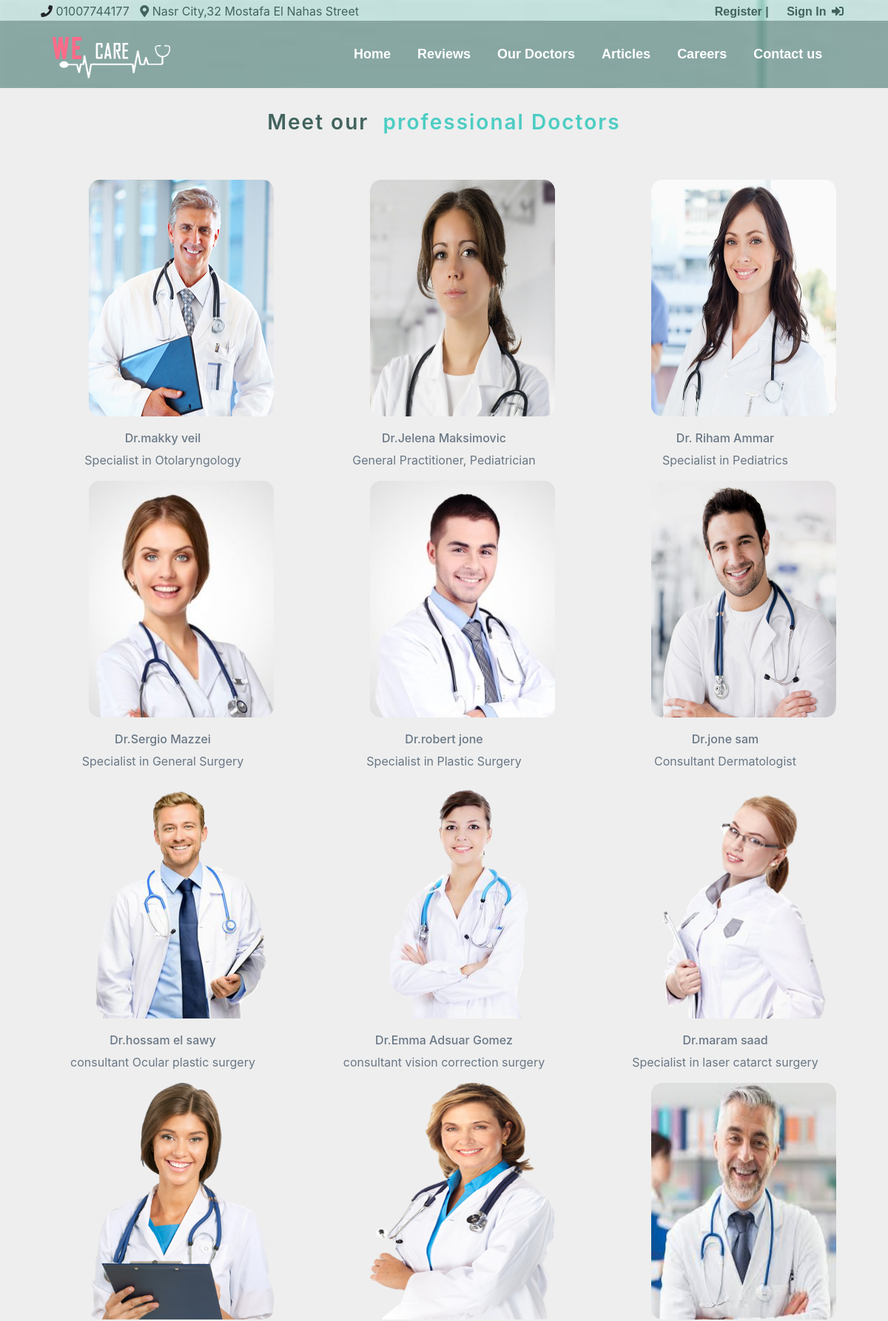
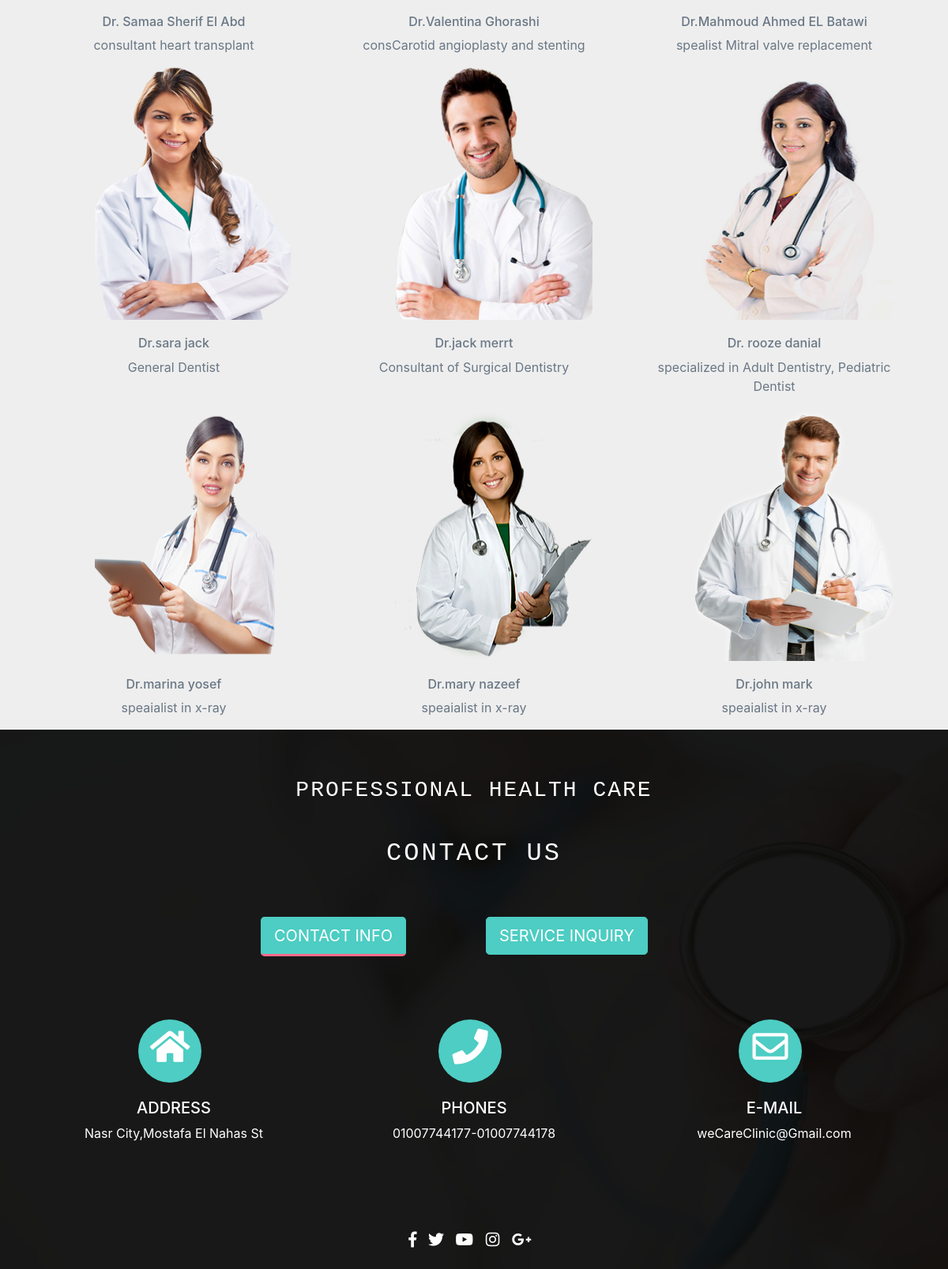
The app's page /doctors.php with its own data (2 pictures, top to bottom).
### tables this page shows
CREATE TABLE `doctors` (
  `dr_id` int(11) NOT NULL,
  `dr_name` varchar(50) NOT NULL,
  `dr_title` varchar(50) NOT NULL,
  `dep_id` int(11) NOT NULL,
  `dr_img` varchar(255) NOT NULL
);

### doctors.php (the view, shortened to what this page needs)
<!doctype html>
<html>
<head>
<link href="css/bootstrap.min.css" rel="stylesheet" type="text/css">
<link rel="stylesheet" href="https://use.fontawesome.com/releases/v5.2.0/css/all.css">
<link href="css/style.css" rel="stylesheet" type="text/css">
<link href="css/doctors.css" rel="stylesheet" type="text/css">
</head>
<body>
<div id="header-career" >
  <div id="top-header">
      <div class="container">
       <div class="row">
        <div class="col-lg-6 col-xs-12" id="info">
            <i class="fas fa-phone "></i> <span>01007744177</span>
            <i class="fas fa-map-marker-alt"></i> <span>Nasr City,32 Mostafa El Nahas Street</span>
        </div>
        <?php
	 include('config.php');
	if(!(isset($_SESSION["login"]) && $_SESSION["login"] == "OK")) {
?>
		 <div class="col-lg-6 col-xs-12" id="signIn">
        <span>
           <a href="register.php"> Register  | </a>
  <a href="#" data-toggle="modal" data-target="#exampleModal"> Sign In</a>
  <i class="fas fa-sign-in-alt"></i></span>
   <?php } ?>
       </div>
      </div>
  </div>
  <div id="nav">
   <div class="container">
       <div class="row">
       <div class="col-lg-12 col-xs-8 ">
       <nav class="navbar navbar-expand-lg navbar-light " style="z-index:1000">
  <a class="navbar-brand" href="index.php"><img src="imgs/logo.png" width="178" height="66" alt="logo"></a>
  <div class="collapse navbar-collapse" id="navbarSupportedContent">
    <ul class="navbar-nav mr-auto nav">
      <li class="nav-item">
                    <a class="nav-link active" href="index.php">Home</a>
                  </li>
                  <li class="nav-item">
                    <a class="nav-link" href="index.php">Reviews</a>
                  </li>
                  <li class="nav-item">
                    <a class="nav-link" href="doctors.php">Our Doctors</a>
                  </li>
                  <li class="nav-item">
                    <a class="nav-link" href="article.php">Articles</a>
                  </li>
                  <li class="nav-item">
                    <a class="nav-link" href="career.php">Careers</a>
                  </li>
                  <li class="nav-item">
                    <a class="nav-link" href="#footer">Contact us</a>
                  </li>
    </ul>
  </div>
</nav>
       </div>
   </div>
  	  </div>
  </div>
 <section id="clinic-doctors">
		<div class="container">
		  <h3 class="head"><span>Meet our  </span> professional Doctors </h3>
		     <div class="row text-center">
  <?php
    $sql = "SELECT * FROM doctors";
$result = $conn->query($sql);
if ($result->num_rows > 0) {
    while($row = $result->fetch_assoc()) {
		?>
			 <div  id="doctors" class="col-4 offset-4 offset-lg-0 col-lg-4">
                 <div class="contain text-center">
                      <img src="imgs/<?php echo $row["dr_img"];?>">
                 </div>
                  <div class="details text-center">
                      <h6><?php echo $row["dr_name"];  ?> </h6>
                      <p><?php echo $row["dr_title"];  ?></p>
                  </div>
            </div>
		<?php
    }
} else {
    echo "no result";
}
  ?>
 </div>
    </div>
      </section>
<?php include('templates/footer.php'); ?>
</body>
</html>

### templates/footer.php (shortened to what this page needs)
<div id="footer">
  <div class="container">
       <div class="row">
            <div class="col-12">  <h3> PROFESSIONAL HEALTH CARE</h3></div>
            <div class="col-12">  <h2> CONTACT US</h2></div>
       </div>
        <div class="row d-none d-lg-flex" id="footer-buttons">
             <div class="col-3 offset-3" id="contact-info"> <button type="button" id="cont" class="btn btn-primary btn-lg" onClick="footerChange1()"
            >CONTACT INFO</button>            </div>
            <div class="col-6" id="contact-form-btn"> <button type="button" id="inqu" class="btn btn-primary btn-lg" onClick="footerChange2()">SERVICE INQUIRY</button>
            </div>
        </div>
        <div class="row" id="icons">
            <div class="col-12">
               <div class="row">
                  <div class="col-4">
                  			<div class="round ho"> <i class="fas fa-home"> </i> </div>
                            <h5> ADDRESS</h5>
                            <p> Nasr City,Mostafa El Nahas St</p>
                  </div>
                  <div class="col-4">
                  		  <div class="round ph"> <i class="fas fa-phone footer-phone"></i> </div>
                          <h5> PHONES</h5>
                          <p> 01007744177-01007744178</p>
                  </div>
                  <div class="col-4">
                  		<div class="round ma"> <i class="far fa-envelope"></i> </div>
                         <h5> E-MAIL</h5>
                         <p> weCareClinic@Gmail.com</p>
                  </div>
                </div>
            </div>
       </div>
       <div class="row" id="social" >
            <div class="col-12">
            <a href="https://www.facebook.com/"> <i class="fab fa-facebook-f"></i></a>
            <a href="https://twitter.com/"> <i class="fab fa-twitter"></i></a>
            <a href="https://www.youtube.com/"> <i class="fab fa-youtube"></i> </a>
            <a href="https://www.instagram.com/"> <i class="fab fa-instagram"></i> </a>
            <a href="https://plus.google.com"><i class="fab fa-google-plus-g"></i> </a>
            </div>
        </div>
 </div>
</div>

### css/style.css (style rules this page uses)
#header-career { width:100%; background-image:url(../imgs/slider.png); background-size:cover; min-height:580px; overflow:hidden; }
.navbar { z-index:1000; }
#nav { min-height:80px; width:100%; background-color:rgba(66,99,93,.45); }
#nav img { margin-top:4px; }
#nav .nav { float:right; margin-left:55px; }
#nav .nav a { font-size:18px; color:#FFF; font-weight:bold; font-family:Tahoma, Geneva, sans-serif; }
#top-header { padding-top:3px; }
#top-header span { padding-right:10px; color:#42635d; }
#header-career .fa-phone { padding-left:10px; }
#header-career .fa-map-marker-alt { color:#42635d; }
#header-career #signIn span { float:right; padding-right:15px; }
#header-career #signIn a { padding-left:20px; text-decoration:none; color:#42635d; font-family:Arial, Helvetica, sans-serif; font-weight:bold; }
#header-career .fa-sign-in-alt { color:#42635d; padding-left:3px; }
#footer { width:100%; background-image:url(../imgs/footer.png); background-size:cover; position:absolute; z-index:2; padding-top:60px; }
#footer h2 { color:#fff; text-align:center; font-family:"Lucida Console", Monaco, monospace; letter-spacing:3px; margin-bottom:60px; }
#footer h3 { color:#fff; text-align:center; margin-bottom:45px; font-family:"Lucida Console", Monaco, monospace; letter-spacing:2px; }
.btn-primary { color: #fff; background-color: #4dcdc3; border-color: #4dcdc3; }
.round { color:#fff; font-size:45px; width:80px; height:80px; text-align:center; background:#4dcdc3; border-radius:50%; line-height:70px; margin-bottom:20px; }
#footer-buttons { margin-bottom:80px; }
#icons { margin-bottom:92px; text-align:center; }
#icons .round { margin-left:130px; }
#cont { border-bottom:solid 3px #fd6b89; }
#icons h5,p { color:#fff; }
.footer-phone { color:#fff; padding-right:10px; }
#social { text-align:center; height:60px; margin-top:60px; }
#social a { text-decoration:none; color:#fff; font-size:20px; margin-right:10px; }
.navbar-brand { padding-top: 0; }
#navbarSupportedContent { margin-left:140px; }
#navbarSupportedContent li { margin-left:20px; }

### css/doctors.css (style rules this page uses)
#clinic-doctors { min-height: 600px; background-color: #eee; padding-top: 30px; }
.head { text-align: center; font-weight: 600; padding-bottom:30px; color:#4dcdc3; margin-bottom: 30px; letter-spacing:2px; }
.head span { color: #697785; padding-bottom: 10px; }
#doctors img { width: 250px; height: 320px; border-radius: 15px; }
.contain { position: relative; margin-bottom: 20px; margin-left:50px; }
.details h6 { color: #697785 }
.details p { color: #697785 }

### records on screen
doctors: dr_img (picture), dr_name "Dr.makky veil", dr_title "Specialist in Otolaryngology"
doctors: dr_img (picture), dr_name "Dr.Jelena Maksimovic", dr_title "General Practitioner, Pediatrician"
doctors: dr_img (picture), dr_name "Dr. Riham Ammar", dr_title "Specialist in Pediatrics"
doctors: dr_img (picture), dr_name "Dr.Sergio Mazzei", dr_title "Specialist in General Surgery"
doctors: dr_img (picture), dr_name "Dr.robert jone", dr_title "Specialist in Plastic Surgery"
doctors: dr_img (picture), dr_name "Dr.jone sam", dr_title "Consultant Dermatologist"
doctors: dr_img (picture), dr_name "Dr.hossam el sawy", dr_title "consultant Ocular plastic surgery"
doctors: dr_img (picture), dr_name "Dr.Emma Adsuar Gomez", dr_title "consultant vision correction surgery"
doctors: dr_img (picture), dr_name "Dr.maram saad", dr_title "Specialist in laser catarct surgery"
doctors: dr_img (picture), dr_name "Dr. Samaa Sherif El Abd", dr_title "consultant heart transplant"
doctors: dr_img (picture), dr_name "Dr.Valentina Ghorashi", dr_title "consCarotid angioplasty and stenting"
doctors: dr_img (picture), dr_name "Dr.Mahmoud Ahmed EL Batawi", dr_title "spealist Mitral valve replacement"
doctors: dr_img (picture), dr_name "Dr.sara jack", dr_title "General Dentist"
doctors: dr_img (picture), dr_name "Dr.jack merrt", dr_title "Consultant of Surgical Dentistry"
doctors: dr_img (picture), dr_name "Dr. rooze danial", dr_title "specialized in Adult Dentistry, Pediatric Dentist"
doctors: dr_img (picture), dr_name "Dr.marina yosef", dr_title "speaialist in x-ray"
doctors: dr_img (picture), dr_name "Dr.mary nazeef", dr_title "speaialist in x-ray"
doctors: dr_img (picture), dr_name "Dr.john mark", dr_title "speaialist in x-ray"
